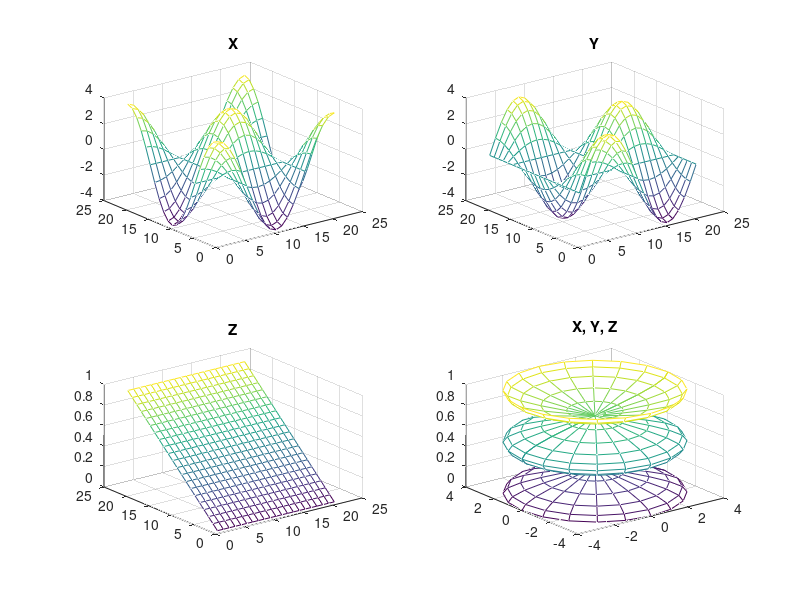

Write the MATLAB code that produced this figure.
% display multiple plots in different subregions of the same window using
% the subplot function
% for example, create four plots in a 2-by-2 grid within a figure window

t = 0:pi/10:2*pi;
[X,Y,Z] = cylinder(4*cos(t));
subplot(2,2,1); mesh(X); title('X');
subplot(2,2,2); mesh(Y); title('Y');
subplot(2,2,3); mesh(Z); title('Z');
subplot(2,2,4); mesh(X,Y,Z); title('X, Y, Z');
